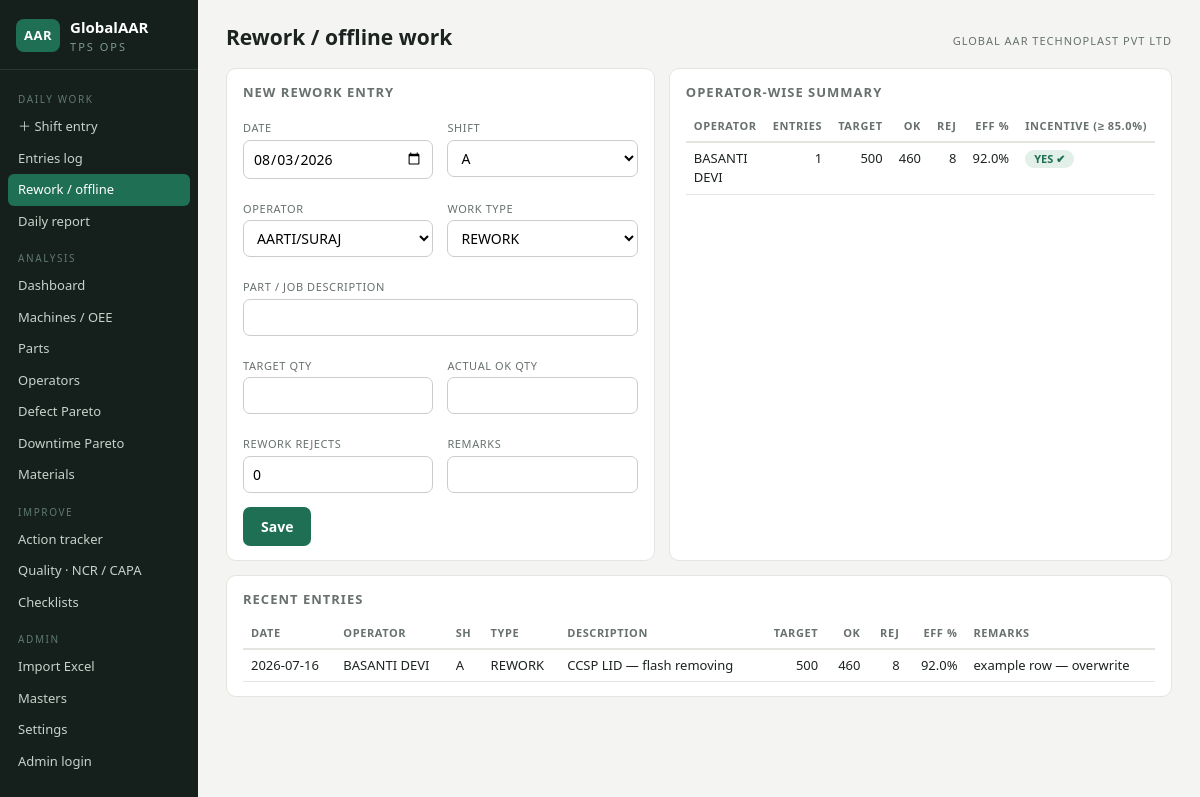
/rework, run on the app's committed database.
### tables this page shows
CREATE TABLE settings (
    key TEXT PRIMARY KEY, value TEXT
);

CREATE TABLE rework_entries (
    id INTEGER PRIMARY KEY,
    date TEXT NOT NULL, operator TEXT NOT NULL, shift TEXT,
    work_type TEXT, description TEXT,
    target_qty INTEGER, ok_qty INTEGER, rej_qty INTEGER,
    remarks TEXT
);

### app/main.py (the view)
@app.get("/rework", response_class=HTMLResponse)
def rework(request: Request):
    con = get_db()
    rows = con.execute("SELECT * FROM rework_entries ORDER BY date DESC, id DESC LIMIT 200").fetchall()
    summary = con.execute(
        """SELECT operator, COUNT(*) n, SUM(target_qty) t, SUM(ok_qty) ok, SUM(rej_qty) rej
           FROM rework_entries GROUP BY operator ORDER BY operator""").fetchall()
    thr = float(get_setting(con, "incentive_threshold", "0.85"))
    return render(request, "rework.html", con, rows=rows, summary=summary, thr=thr,
                  m=masters_lists(con), today=date.today().isoformat(), calc=calc)

### app/templates/rework.html (shortened to what this page needs)
{% extends "base.html" %}
{% block heading %}Rework / offline work{% endblock %}
{% block content %}
<div class="grid cols-2">
  <div class="card">
    <h2>New rework entry</h2>
    <form method="post" action="/rework" class="grid cols-2">
      <div><label>Date</label><input type="date" name="date" value="{{ today }}" required></div>
      <div><label>Shift</label><select name="shift"><option>A</option><option>B</option></select></div>
      <div><label>Operator</label><select name="operator" required>
        {% for x in m.operators %}<option>{{ x }}</option>{% endfor %}</select></div>
      <div><label>Work type</label><select name="work_type">
        {% for w in ['REWORK','SORTING','PACKING','ASSEMBLY','INSPECTION','OTHER'] %}<option>{{ w }}</option>{% endfor %}</select></div>
      <div style="grid-column:1/-1"><label>Part / job description</label><input name="description"></div>
      <div><label>Target qty</label><input type="number" name="target_qty" min="0" required></div>
      <div><label>Actual OK qty</label><input type="number" name="ok_qty" min="0" required></div>
      <div><label>Rework rejects</label><input type="number" name="rej_qty" min="0" value="0"></div>
      <div><label>Remarks</label><input name="remarks"></div>
      <div><button class="btn">Save</button></div>
    </form>
  </div>
  <div class="card">
    <h2>Operator-wise summary</h2>
    <table>
      <tr><th>Operator</th><th class="r">Entries</th><th class="r">Target</th><th class="r">OK</th>
          <th class="r">Rej</th><th class="r">Eff %</th><th>Incentive (≥ {{ thr|pct }})</th></tr>
      {% for r in summary %}
      {% set eff = (r.ok/r.t if r.t else None) %}
      <tr><td>{{ r.operator }}</td><td class="r">{{ r.n }}</td><td class="r">{{ r.t|num }}</td>
          <td class="r">{{ r.ok|num }}</td><td class="r">{{ r.rej|num }}</td><td class="r">{{ eff|pct }}</td>
          <td>{% if eff and eff>=thr %}<span class="pill ok">YES ✔</span>{% else %}<span class="pill mut">NO</span>{% endif %}</td></tr>
      {% else %}<tr><td colspan="7" class="empty">No rework yet.</td></tr>{% endfor %}
    </table>
  </div>
</div>
<div class="card" style="margin-top:14px">
  <h2>Recent entries</h2>
  <table>
    <tr><th>Date</th><th>Operator</th><th>Sh</th><th>Type</th><th>Description</th>
        <th class="r">Target</th><th class="r">OK</th><th class="r">Rej</th><th class="r">Eff %</th><th>Remarks</th></tr>
    {% for r in rows %}
    <tr><td>{{ r.date }}</td><td>{{ r.operator }}</td><td>{{ r.shift }}</td><td>{{ r.work_type }}</td>
        <td>{{ r.description }}</td><td class="r">{{ r.target_qty|num }}</td><td class="r">{{ r.ok_qty|num }}</td>
        <td class="r">{{ r.rej_qty|num }}</td>
        <td class="r">{{ calc.rework_eff(r.target_qty, r.ok_qty)|pct }}</td><td>{{ r.remarks or '' }}</td></tr>
    {% else %}<tr><td colspan="10" class="empty">No entries.</td></tr>{% endfor %}
  </table>
</div>
{% endblock %}

### app/templates/base.html (shortened to what this page needs)
<!doctype html>
<html lang="en">
<head>
<link rel="stylesheet" href="/static/style.css">
</head>
<body>
<aside class="nav no-print">
  <div class="brand">
    <div class="brand-mark">AAR</div>
    <div>
      <div class="brand-name">GlobalAAR</div>
      <div class="brand-sub">TPS Ops</div>
    </div>
  </div>
  <nav>
    <div class="nav-sec">Daily work</div>
    <a href="/entry" class="{{ 'on' if request.url.path.startswith('/entry') and not request.url.path.startswith('/entries') }}">＋ Shift entry</a>
    <a href="/entries" class="{{ 'on' if request.url.path.startswith('/entries') }}">Entries log</a>
    <a href="/rework" class="{{ 'on' if request.url.path.startswith('/rework') }}">Rework / offline</a>
    <a href="/daily" class="{{ 'on' if request.url.path.startswith('/daily') }}">Daily report</a>
    <div class="nav-sec">Analysis</div>
    <a href="/" class="{{ 'on' if request.url.path == '/' }}">Dashboard</a>
    <a href="/machines" class="{{ 'on' if request.url.path.startswith('/machines') }}">Machines / OEE</a>
    <a href="/parts-summary" class="{{ 'on' if request.url.path.startswith('/parts-summary') }}">Parts</a>
    <a href="/operators" class="{{ 'on' if request.url.path.startswith('/operators') }}">Operators</a>
    <a href="/defects" class="{{ 'on' if request.url.path.startswith('/defects') }}">Defect Pareto</a>
    <a href="/downtime" class="{{ 'on' if request.url.path.startswith('/downtime') }}">Downtime Pareto</a>
    <a href="/materials" class="{{ 'on' if request.url.path.startswith('/materials') }}">Materials</a>
    <div class="nav-sec">Improve</div>
    <a href="/actions" class="{{ 'on' if request.url.path.startswith('/actions') }}">Action tracker</a>
    <a href="/quality" class="{{ 'on' if request.url.path == '/quality' or request.url.path.startswith('/quality/capa') }}">Quality · NCR / CAPA</a>
    <a href="/quality/checklists" class="{{ 'on' if request.url.path.startswith('/quality/check') }}">Checklists</a>
    <div class="nav-sec">Admin</div>
    <a href="/import" class="{{ 'on' if request.url.path.startswith('/import') }}">Import Excel</a>
    <a href="/masters" class="{{ 'on' if request.url.path.startswith('/masters') }}">Masters</a>
    <a href="/settings" class="{{ 'on' if request.url.path.startswith('/settings') }}">Settings</a>
    {% if admin %}<a href="/logout">Log out (admin)</a>{% else %}<a href="/login">Admin login</a>{% endif %}
  </nav>
</aside>
<main>
  <header class="topbar no-print">
    <h1>{% block heading %}{% endblock %}</h1>
    <div class="co">{{ company }}</div>
  </header>
  {% block content %}{% endblock %}
</main>
</body>
</html>

### app/static/style.css (style rules this page uses)
:root { --bg:#f4f5f2; --panel:#ffffff; --ink:#1c2321; --muted:#68716d; --grid:#e2e5e0; --c1:#1f6f54; --c1-soft:#e3efe9; --c2:#c96f1e; --c2-soft:#f7ead9; --bad:#b3372f; --bad-soft:#f6e3e1; --good:#1f6f54; --warn:#a8760c; --warn-soft:#f5ecd7; --nav:#15201c; --nav-ink:#c8d2cc; }
* { box-sizing:border-box }
body { margin:0;font:14px/1.5 "Avenir Next","Segoe UI",system-ui,sans-serif;background:var(--bg);color:var(--ink);display:flex;min-height:100vh }
a { color:var(--c1) }
main { flex:1;padding:22px 28px;min-width:0;max-width:1200px }
.nav { width:198px;flex-shrink:0;background:var(--nav);color:var(--nav-ink);padding:16px 0;position:sticky;top:0;height:100vh;overflow-y:auto }
.brand { display:flex;gap:10px;align-items:center;padding:0 16px 14px;border-bottom:1px solid #2a3833 }
.brand-mark { background:var(--c1);color:#fff;font-weight:700;border-radius:8px;padding:7px 8px;font-size:13px;letter-spacing:.5px }
.brand-name { font-weight:700;color:#fff;font-size:15px }
.brand-sub { font-size:11px;letter-spacing:2px;text-transform:uppercase;color:#7d9a8d }
.nav nav { display:flex;flex-direction:column;padding:8px }
.nav-sec { font-size:10px;letter-spacing:1.6px;text-transform:uppercase;color:#5f7a6e;margin:14px 10px 4px }
.nav a { color:var(--nav-ink);text-decoration:none;padding:6px 10px;border-radius:6px;font-size:13px }
.nav a.on { background:var(--c1);color:#fff }
.topbar { display:flex;justify-content:space-between;align-items:baseline;margin-bottom:14px }
.topbar h1 { font-size:21px;margin:0 }
.co { font-size:11px;letter-spacing:1px;text-transform:uppercase;color:var(--muted) }
.grid { display:grid;gap:14px }
.cols-2 { grid-template-columns:1fr 1fr }
.card { background:var(--panel);border:1px solid var(--grid);border-radius:10px;padding:14px 16px }
.card h2 { font-size:13px;margin:0 0 10px;text-transform:uppercase;letter-spacing:1px;color:var(--muted) }
table { width:100%;border-collapse:collapse;font-size:13px }
th { font-size:11px;text-transform:uppercase;letter-spacing:.6px;color:var(--muted);text-align:left;padding:6px 8px;border-bottom:2px solid var(--grid);white-space:nowrap }
td { padding:6px 8px;border-bottom:1px solid var(--grid);vertical-align:top }
td.r,th.r { text-align:right }
.pill { display:inline-block;padding:1px 9px;border-radius:99px;font-size:11px;font-weight:600 }
.pill.ok { background:var(--c1-soft);color:var(--c1) }
label { display:block;font-size:11px;text-transform:uppercase;letter-spacing:.6px;color:var(--muted);margin:8px 0 3px }
input,select,textarea { width:100%;padding:7px 9px;border:1px solid #c9cec9;border-radius:7px;font:inherit;background:#fff }
.btn { display:inline-block;background:var(--c1);color:#fff;border:none;border-radius:7px;padding:9px 18px;font:inherit;font-weight:600;cursor:pointer;text-decoration:none }

### data on the page
settings: value "GLOBAL AAR TECHNOPLAST PVT LTD"
rework_entries: operator "BASANTI DEVI", n "1", t|num "500", ok|num "460", rej|num "8", eff "92.0%", date "2026-07-16", shift "A", work_type "REWORK", description "CCSP LID — flash removing", target_qty|num "500", ok_qty|num "460", rej_qty|num "8", rework_eff|pct "92.0%", remarks "example row — overwrite"

### other printed values
{{ thr|pct }} "85.0%"
form field operator "AARTI/SURAJ"
form field work_type "REWORK"
